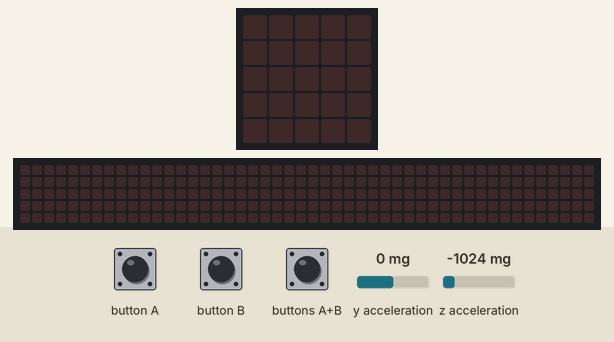
A program run on a simulated BBC micro:bit (MakeCode). Shown: the board's 5×5 LED display, a strip that is not on the board, showing the scrolling text unrolled. The inputs (shaded band) are chosen by the test bench; at power-on: y acceleration 0 mg, z acceleration -1024 mg. The 48×5 strip is a reading aid, not a part: it shows the text the display is scrolling, unrolled, one strip-width of it at a time.

Above: at 1.2 s.
1.3 s: button B pressed for 0.15 s
At 1.52 s:
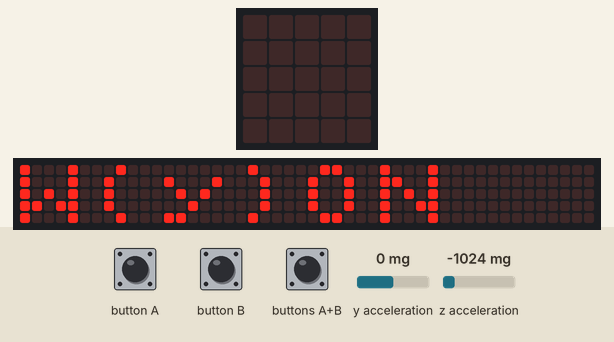
At 1.97 s:
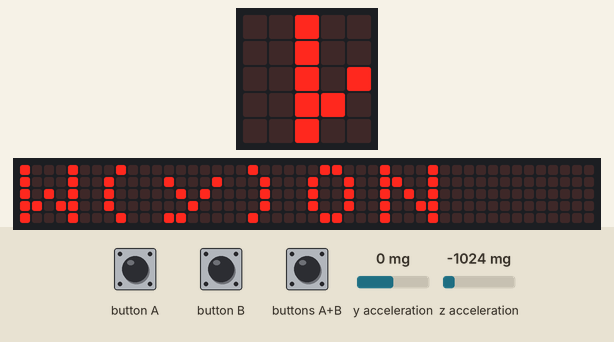
4.3 s: buttons A+B pressed for 0.15 s
At 7.82 s:
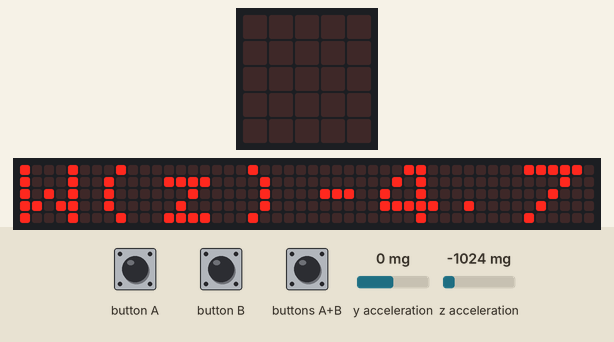

The program:

main.ts
```typescript
input.onButtonPressed(Button.A, function () {
    angledeg = input.rotation(Rotation.Pitch)
    basic.showNumber(angledeg)
})
input.onButtonPressed(Button.AB, function () {
    az_mg = input.acceleration(Dimension.Z)
    az = az_mg * 0.0098
    Wz_N = mass_kg * az
    basic.showString("W(z)" + Wz_N + "N")
})
input.onButtonPressed(Button.B, function () {
    ay_mg = input.acceleration(Dimension.Y)
    ay = ay_mg * 0.0098
    Wy_N = mass_kg * ay
    basic.showString("W(y)" + Wy_N + "N")
})
let Wy_N = 0
let ay = 0
let ay_mg = 0
let Wz_N = 0
let az = 0
let az_mg = 0
let angledeg = 0
let mass_kg = 0
mass_kg = 0.47
```

test.ts
```typescript
// 在此处测试；当此软件包作为插件使用时，将不会编译此软件包。
```

Measured:
- after the input at 1.3 s, the display: changes after 0.15 s (image 1)
- after the input at 4.3 s, the display: first differs from a run without the input after 3.5 s (image 3)
